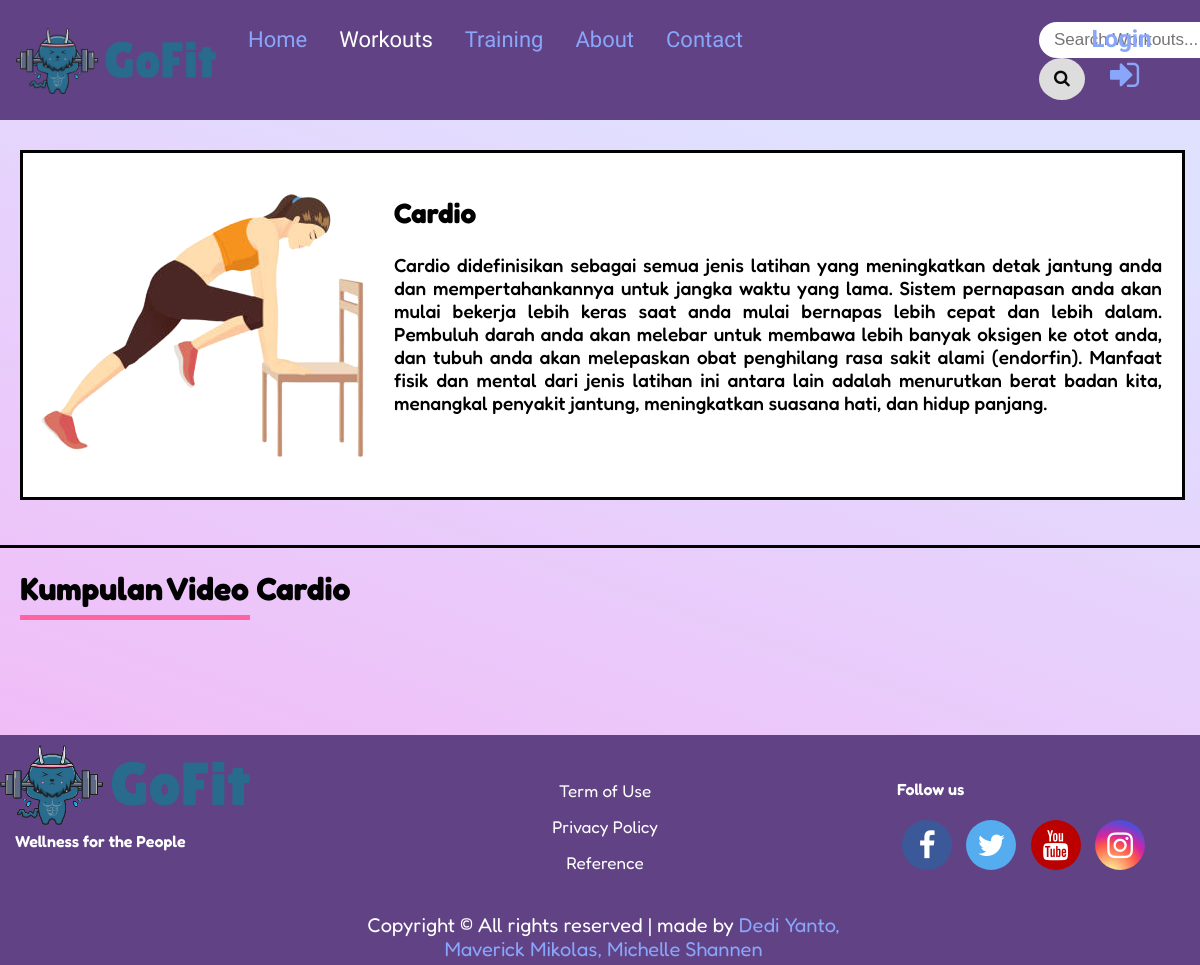
/detailWorkout.php?id=2, run on the app's committed database.
### tables this page shows
CREATE TABLE `ketegori` (
  `idKategori` int(11) NOT NULL,
  `namaKategori` varchar(50) NOT NULL,
  `deskripsiKategori` longtext NOT NULL,
  `imgKategori` varchar(150) NOT NULL
);

### detailWorkout.php (the view, shortened to what this page needs)
<?php
$servername = "127.0.0.1";
$username = "root";
$password = "";
$databasename = "gofit";
$conn = mysqli_connect($servername, $username, $password, $databasename) or die("Koneksi gagal.");
?>
  <?php
if (isset($_GET["id"])){
    $id = $_GET["id"];
    $sqlKategori = "SELECT * FROM ketegori WHERE idKategori = '$id'";
    $resultKategori = mysqli_query($conn, $sqlKategori);
}else{
    header("Location:kategoriWorkout.php" );
}
?>
<!DOCTYPE html>
<html lang="en">
<head>
    <link rel="stylesheet" href="https://cdnjs.cloudflare.com/ajax/libs/font-awesome/4.7.0/css/font-awesome.min.css">
    <link rel="stylesheet" href="css/style.css?v=<?php echo time(); ?>">
    <link rel="stylesheet" href="css/tombol.css?v=<?php echo time(); ?>">
    <link rel="stylesheet" href="https://cdnjs.cloudflare.com/ajax/libs/font-awesome/4.7.0/css/font-awesome.min.css">
</head>
<?php
if( !isset($_SESSION["login"])){
    ?>
        <body class="detail-body" onload="undisplay()">
    <?php
}else{
    ?>
    <body class="detail-body" onload ="transform()">
<?php
}
?>
    <header class="topnav">
        <a class="logolink"href="index.php"><img class="logoimage"src ="logo/Logo1.png"></a>
        <nav class="header-center">
        <a href="index.php">Home</a>
        <a class="active" href="kategoriWorkout.php">Workouts</a>
        <a href="kategoriTraining.php">Training</a>
        <a href = "#">About</a>
        <a href = "#">Contact</a>
        <div class="search-container">
            <div class="searcing">
            <input type="search" placeholder="Search Workouts...">
            <button type="submit"><i class="fa fa-search"></i></button>
            </div>
        </div>
        </nav>
        <div class="signinout" >
        <a id="signinout" href="adminlogin.php">
            <p id="content-signinout" style="font-size:24px;">
            Login
            <i class="fa fa-sign-in" aria-hidden="true"style="font-size:34px;"></i>
            </p>
        </a>
        </div>
    </header>
      <br>
    <?php
        $namaKategori = "";
        $deskripsiKategori = "";
        $fotoKategori = "";
        while($row = mysqli_fetch_assoc($resultKategori))
        {
            $namaKategori = $row["namaKategori"];
            $deskripsiKategori = $row["deskripsiKategori"];
            $fotoKategori = $row["imgKategori"];
        }
    ?>
    <main class="detail">
        <img src="<?php echo  $fotoKategori; ?>" alt="coba">
        <div class="penjelasan">
        <H2>
            <?php
            echo $namaKategori;
            ?>
        </H2>
        <p class="box">
            <?php
            echo $deskripsiKategori;
            ?>
        </p>
        </div>
    </main>
    <p class="solid"></p>
    <div class="Video">
        <h1 >Kumpulan Video Cardio</h1 >
        <p class="solid"></p>
    </div>
    <footer>
      <div class="logo">
        <img src="logo/Logo1.png" alt="">
        <p>Wellness for the People</p>
      </div>
      <div class="term">
        <a href="#"><span>Term of Use</span></a>
        <br>
        <a href="#"><span>Privacy Policy</span></a>
        <br>
        <a href="#"><span>Reference</span></a>
        <br>
      </div>
      <div class="footermedia">
        <p>Follow us</p>
        <a href="#" class="fa fa-facebook fa-2x"></a>
        <a href="#" class="fa fa-twitter fa-2x"></a>
        <a href="#" class="fa fa-youtube fa-2x"></a>
        <a href="#" class="fa fa-instagram fa-2x"></a>
      </div>
      <div class="copyright">
        <span>Copyright &copy; All rights reserved | made by </span>
        <span>Dedi Yanto, Maverick Mikolas, Michelle Shannen </span>
      </div>
    </footer>
</body>
</html>

### css/style.css (style rules this page uses)
* { box-sizing: border-box; }
body { margin: 0; padding: 0; font-family: 'Fredoka', sans-serif; font-weight: regular; background: linear-gradient(90deg, #C7C5F4, #776BCC); }
.signinout { float: right; margin-right: 30px; position: relative; bottom:7px; transition: 0.5s; cursor: pointer; }
.signinout i { position: relative; top: 5px; left:3px; cursor: pointer; }
.signinout a { transition: 0.5s; cursor: pointer; }
.header-center { position: relative; top: 7px; }
.logoimage { max-width:200px; max-height : 200px; }
.topnav { overflow: hidden; background-color: #614385; border-bottom:1px solid #614385; justify-content:space-between; display:flex; position:sticky; min-width:100%; top:0; font-family: 'Lilita One', cursive; align-items: center; margin-bottom: 10px; z-index:100; }
.search-container { display:flex; position: relative; bottom: 4.7px; padding-left: 280px; padding-right: 0px; }
.topnav a { float: left; display: block; color: #89A6FB; text-align: center; padding: 8px 16px 0px; text-decoration: none; font-size: 22px; cursor: pointer; }
.topnav .header-center a::after { content: ''; width: 0%; height: 6px; background: #E84855; display: block; margin:auto; transition: 0.7s; }
.topnav .header-center a.active { color: white; }
.topnav input[type=search] { padding: 8px; margin-top: 8px; font-size: 17px; border: none; border-radius: 20px; padding-left: 15px; margin-bottom: 10px; width: 250px; }
.topnav .search-container button { padding: 11px 15px; margin-top:-10px; margin-right: 0px; background: #ddd; font-size: 17px; border: none; cursor: pointer; border-radius:150%; margin-bottom: 10px; color:#08090A; position: relative; }
.detail { display: flex; justify-content: flex-start; border: 3px solid black; background: white; margin :0px 15px 45px 20px; padding-right: 20px; }
.penjelasan { text-align: justify; margin-top: 20px; }
.penjelasan p { font-size: 19px; font-weight: 500; }
.penjelasan h2 { font-size: 28px; }
.detail-body { background-image: linear-gradient( 20deg, #f2b9f7 10%, #e0e0ff 80%); }
.solid { border-bottom: 3px solid black; margin-bottom: 20px; }
.Video { margin-left: 20px; }
.Video .solid { border-bottom:5px solid rgb(255, 100, 160); position: relative; width:230px; bottom:15px; }
footer { background:#614385; position:relative; margin-top:max(100px); height: 200px; color:white; margin-bottom: 0px; padding-bottom: max(230px); }
.footermedia { float: right; padding: 0 50px 0px; position: relative; bottom: 80px; font-size: 17px; }
.term { text-align: center; position: relative; top: 45px; font-size: 17px; left:-120px; }
.term a { text-decoration: none; color:white; }
.term a span { padding-bottom: 15px; display: inline-block; }
.copyright { margin-top:0px; padding-top:0px; margin-top: 500px; position: relative; top:70px; padding-left: 360px; font-size:20px; margin: 0; text-align: center; }
.copyright span:nth-child(2) { color: #89A6FB; }
.logo { position: relative; float: left; top: 10px; font-size:22px; }
.logo img { width : 250px; height : 80px; }
.logo p { position: relative; top:-15px; padding-left: 15px; }
.footermedia .fa { padding: 10px; font-size: 30px; width: 50px; text-align: center; text-decoration: none; margin: 5px 5px; border-radius: 50%; }
.fa-facebook { background: #3B5998; color: white; }
.fa-twitter { background: #55ACEE; color: white; }
.fa-youtube { background: #bb0000; color: white; }
.fa-instagram { background: radial-gradient(circle at 30% 107%, #fdf497 0%, #fdf497 5%, #fd5949 45%, #d6249f 60%, #285AEB 90%); color: white; }
dt,p { font-size: 16px; font-weight:600; }

### css/tombol.css (style rules this page uses)
a { text-decoration:none; }

### data on the page
ketegori: imgKategori (picture), namaKategori "Cardio", deskripsiKategori "Cardio didefinisikan sebagai semua jenis latihan yang meningkatkan detak jantung anda dan mempertahankannya untuk jangka waktu yang lama. Sistem pernapasan anda akan mulai bekerja lebih keras saat anda mulai bernapas lebih cepat dan lebih dalam. Pembuluh darah anda akan melebar untuk membawa lebih banyak oksigen ke otot anda, dan tubuh anda akan melepaskan obat penghilang rasa sakit alami (endorfin). Manfaat fisik dan mental dari jenis latihan ini antara lain adalah menurutkan berat badan kita, menangkal penyakit jantung, meningkatkan suasana hati, dan hidup panjang."
